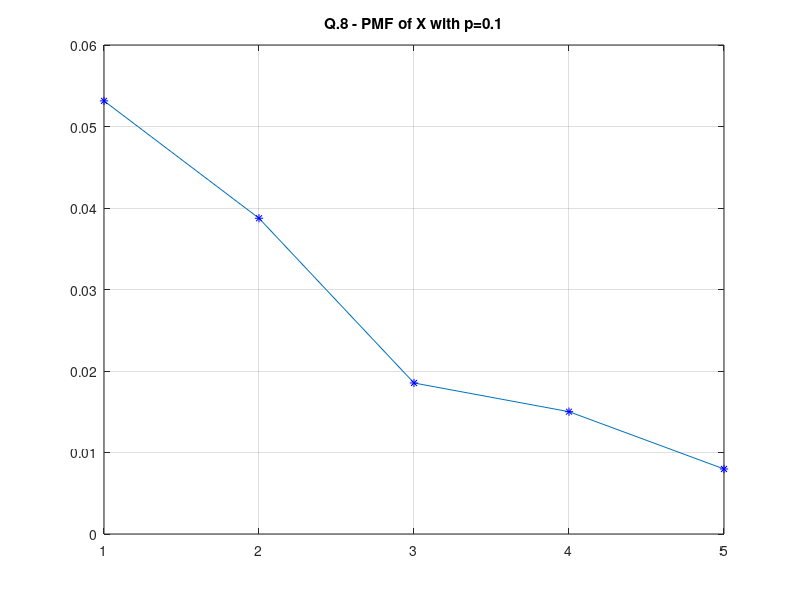

The MATLAB source for this figure:
clc;
close all;

prompt='Enter the value of number of trials: ';
N=input(prompt);
myarray=zeros(N,1);

myvariable=1;
success=0;
count=1;

while myvariable<=N
    success=0;
    while success~=1
        x=rand();
        if x<=0.1
            myarray(myvariable)=0.1*(power(0.9,(count-1)));
            %myarray(myvariable)=1-power(0.5,count);
            success=1;
        end
        count=count+1;
    end
    myvariable=myvariable+1;
end

x=1:1:N;
xmarkers=1:1:N;
ymarkers=myarray(xmarkers);
plot(x,myarray,xmarkers,ymarkers,'b*')
grid on
title('Q.8 - PMF of X with p=0.1');